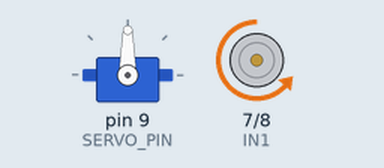
A sketch run on a simulated Arduino Uno, built with avr-gcc and run on an emulated ATmega328P. Shown: servo, motor-driver pin pairs drawn as motors (green arrow = first pin HIGH = forward, orange = second pin HIGH = backward, longer = more drive, scaled by the enable pin).

Above: at 0.1 s.
At 1.3 s:
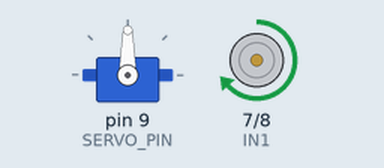
At 3.7 s:
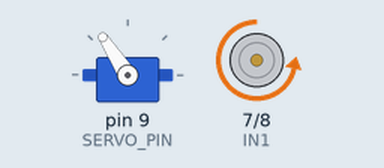
At 8.0 s:
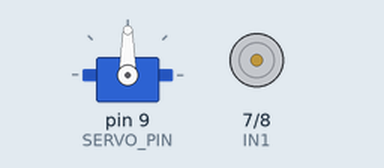
Timing chart, 0 to 9.5 s (numbered marks = the images above):
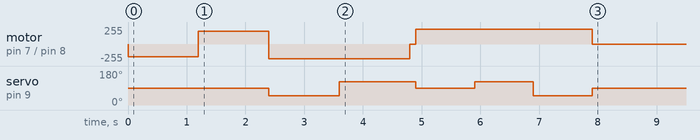

The sketch:

sg90car-lesson2b.ino
```cpp
// (licence header left out)
#include <PWMServo.h>
#define IN1 7 // DC Motor Pins
#define IN2 8
#define ENA 5        //  ENA pin


#define FRONT 90        // steering to front
int SHARP_RIGHT=FRONT+33;
int SHARP_LEFT=FRONT-40;

#define DELAY_TIME 1200
#define BACK_TIME 1000
#define SPEED 190
#define HI_SPEED 220
#define SERVO_PIN 9  //servo connect to D9

PWMServo head;
/*motor control*/
void backward(int speed)  //Backward
{
  digitalWrite(IN1, HIGH);
  digitalWrite(IN2,LOW);
  analogWrite(ENA,speed);
}

void  forward(int speed)  //Forward
{
  digitalWrite(IN1, LOW);
  digitalWrite(IN2,HIGH);
  analogWrite(ENA,speed);

}

void turn(int angle)
{

  head.write(angle);

}

void brake()    //Stop
{
  digitalWrite(IN1, LOW);
  digitalWrite(IN2,LOW);
  analogWrite(ENA,0);

}


void setup() {

 pinMode(ENA, OUTPUT);
 pinMode(IN1, OUTPUT);
 pinMode(IN2, OUTPUT);


head.attach(SERVO_PIN);
 turn(FRONT);
 forward(SPEED);
 delay(DELAY_TIME);

 backward(SPEED);
 delay(DELAY_TIME);

 forward(HI_SPEED);
 turn(SHARP_LEFT);
 delay(DELAY_TIME);

 turn(SHARP_RIGHT);
 delay(DELAY_TIME);
brake();//stop move
delay(100);
 turn(FRONT);
 backward(HI_SPEED);
 delay(BACK_TIME);
 turn(SHARP_RIGHT);
  delay(BACK_TIME);
 turn(SHARP_LEFT);

delay(BACK_TIME);

turn(FRONT);
brake();//stop move
 // Serial.begin(9600);

}


void loop() {

}
```

Measured:
- by itself, servo on pin 9 (SERVO_PIN): 90° → 50° at 2.4 s, → 123° 1.2 s later, → 90° 1.3 s later, → 123° 1.0 s later, … (6 changes in this stretch)
